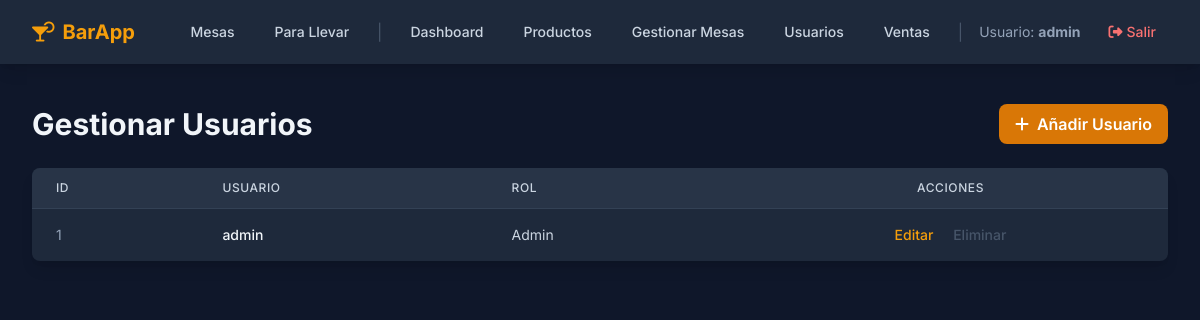
Before: /admin/users (signed in) with the older database file.
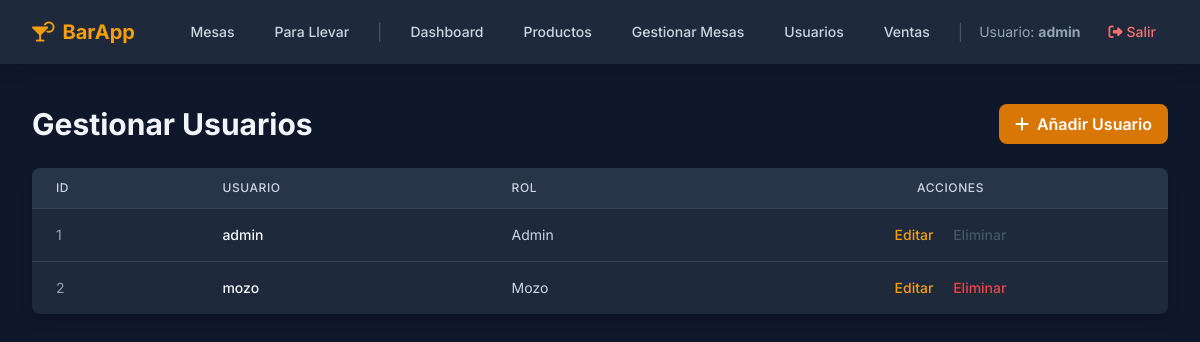
After: the same page with the newer database file.
### app/models.py (models this page shows, shortened)
class User(UserMixin, db.Model):
    id = db.Column(db.Integer, primary_key=True)
    username = db.Column(db.String(80), unique=True, nullable=False)
    password_hash = db.Column(db.String(256), nullable=False)
    role = db.Column(db.String(20), nullable=False, default='mozo')

### app/admin.py (the view)
@admin_bp.route('/users')
@admin_required
def manage_users():
    page = request.args.get('page', 1, type=int)
    pagination = User.query.order_by(User.id).paginate(page=page, per_page=ITEMS_PER_PAGE, error_out=False)
    return render_template('admin/manage_users.html', users=pagination.items, title="Gestionar Usuarios", pagination=pagination)

### app/utils.py (called while the page is built)
def admin_required(f):
    @wraps(f)
    def decorated_function(*args, **kwargs):
        if not current_user.is_authenticated or current_user.role != 'admin':
            flash("No tienes permiso para acceder a esta página. Se requiere rol de administrador.", "danger")
            return redirect(url_for('auth.login'))
        return f(*args, **kwargs)
    return decorated_function

### app/templates/admin/manage_users.html (shortened to what this page needs)
{% extends "layout.html" %}
{% block content %}
<div class="flex justify-between items-center mb-6">
    <h1 class="text-3xl font-bold text-slate-100">Gestionar Usuarios</h1>
    <a href="{{ url_for('admin.add_user') }}" class="px-4 py-2 rounded-lg font-semibold bg-amber-600 hover:bg-amber-700 transition-colors text-white">
        <i class="fa-solid fa-plus mr-2"></i>Añadir Usuario
    </a>
</div>
<div class="bg-slate-800 shadow-lg rounded-lg overflow-x-auto">
    <table class="min-w-full divide-y divide-slate-700">
        <thead class="bg-slate-700/50">
            <tr>
                <th class="px-6 py-3 text-left text-xs font-medium text-slate-300 uppercase tracking-wider">ID</th>
                <th class="px-6 py-3 text-left text-xs font-medium text-slate-300 uppercase tracking-wider">Usuario</th>
                <th class="px-6 py-3 text-left text-xs font-medium text-slate-300 uppercase tracking-wider">Rol</th>
                <th class="px-6 py-3 text-center text-xs font-medium text-slate-300 uppercase tracking-wider">Acciones</th>
            </tr>
        </thead>
        <tbody class="divide-y divide-slate-700">
            {% for user in pagination.items %}
            <tr class="hover:bg-slate-700/50">
                <td class="px-6 py-4 whitespace-nowrap text-sm text-slate-400">{{ user.id }}</td>
                <td class="px-6 py-4 whitespace-nowrap text-sm font-medium text-slate-100">{{ user.username }}</td>
                <td class="px-6 py-4 whitespace-nowrap text-sm text-slate-300">{{ user.role.capitalize() }}</td>
                <td class="px-6 py-4 whitespace-nowrap text-sm font-medium text-center space-x-4">
                    <a href="{{ url_for('admin.edit_user', user_id=user.id) }}" class="text-amber-500 hover:text-amber-400 transition-colors">Editar</a>
                    <form action="{{ url_for('admin.delete_user', user_id=user.id) }}" method="POST" class="inline-block" onsubmit="return confirm('¿Seguro que quieres eliminar al usuario {{ user.username }}?');">
                        <button type="submit" class="text-red-500 hover:text-red-400 transition-colors disabled:text-slate-600 disabled:cursor-not-allowed"
                                {% if current_user.id == user.id %}disabled title="No puedes eliminar tu propia cuenta"{% endif %}>
                            Eliminar
                        </button>
                    </form>
                </td>
            </tr>
            {% endfor %}
        </tbody>
    </table>
</div>
{% endblock %}

### app/templates/layout.html (shortened to what this page needs)
<!DOCTYPE html>
<html lang="es">
<head>
    <script src="https://cdn.tailwindcss.com"></script>
    <link rel="stylesheet" href="https://cdnjs.cloudflare.com/ajax/libs/font-awesome/6.4.0/css/all.min.css">
</head>
<body class="bg-slate-900 text-slate-200">
    <nav class="bg-slate-800 shadow-lg sticky top-0 z-50">
        <div class="max-w-7xl mx-auto px-4 sm:px-6 lg:px-8">
            <div class="flex justify-between items-center h-16">
                <div class="flex-shrink-0">
                    <a class="text-xl font-bold text-amber-500 hover:text-amber-400 transition-colors" href="{{ url_for('index') }}">
                        <i class="fa-solid fa-martini-glass-citrus mr-2"></i>BarApp
                    </a>
                </div>
                <div class="hidden md:flex items-center space-x-4">
                    {% if current_user.is_authenticated %}
                        <a href="{{ url_for('mozo.tables_view') }}" class="px-3 py-2 rounded-md text-sm font-medium text-slate-300 hover:bg-slate-700 hover:text-white transition-colors">Mesas</a>
                        <a href="{{ url_for('mozo.takeaway_orders_view') }}" class="px-3 py-2 rounded-md text-sm font-medium text-slate-300 hover:bg-slate-700 hover:text-white transition-colors">Para Llevar</a>
                        {% if current_user.role == 'admin' %}
                            <span class="text-slate-600">|</span>
                            <a href="{{ url_for('admin.dashboard') }}" class="px-3 py-2 rounded-md text-sm font-medium text-slate-300 hover:bg-slate-700 hover:text-white transition-colors">Dashboard</a>
                            <a href="{{ url_for('admin.products') }}" class="px-3 py-2 rounded-md text-sm font-medium text-slate-300 hover:bg-slate-700 hover:text-white transition-colors">Productos</a>
                            <a href="{{ url_for('admin.manage_tables') }}" class="px-3 py-2 rounded-md text-sm font-medium text-slate-300 hover:bg-slate-700 hover:text-white transition-colors">Gestionar Mesas</a>
                            <a href="{{ url_for('admin.manage_users') }}" class="px-3 py-2 rounded-md text-sm font-medium text-slate-300 hover:bg-slate-700 hover:text-white transition-colors">Usuarios</a>
                            <a href="{{ url_for('admin.sales_log') }}" class="px-3 py-2 rounded-md text-sm font-medium text-slate-300 hover:bg-slate-700 hover:text-white transition-colors">Ventas</a>
                        {% endif %}
                        <span class="text-slate-600">|</span>
                        <span class="text-slate-400 text-sm">Usuario: <strong>{{ current_user.username }}</strong></span>
                        <a href="{{ url_for('auth.logout') }}" class="px-3 py-2 rounded-md text-sm font-medium text-red-400 hover:bg-red-500 hover:text-white transition-colors">
                            <i class="fa-solid fa-right-from-bracket mr-1"></i>Salir
                        </a>
                    {% else %}
                        <a href="{{ url_for('auth.login') }}" class="px-3 py-2 rounded-md text-sm font-medium text-slate-300 hover:bg-slate-700 hover:text-white transition-colors">Ingresar</a>
                    {% endif %}
                </div>
            </div>
        </div>
    </nav>
    <main class="max-w-7xl mx-auto mt-6 px-4 sm:px-6 lg:px-8 py-4">
        {% block content %}{% endblock %}
    </main>
</body>
</html>

Changed rows visible on the page:
added User: id "2", username "mozo", role "Mozo"
